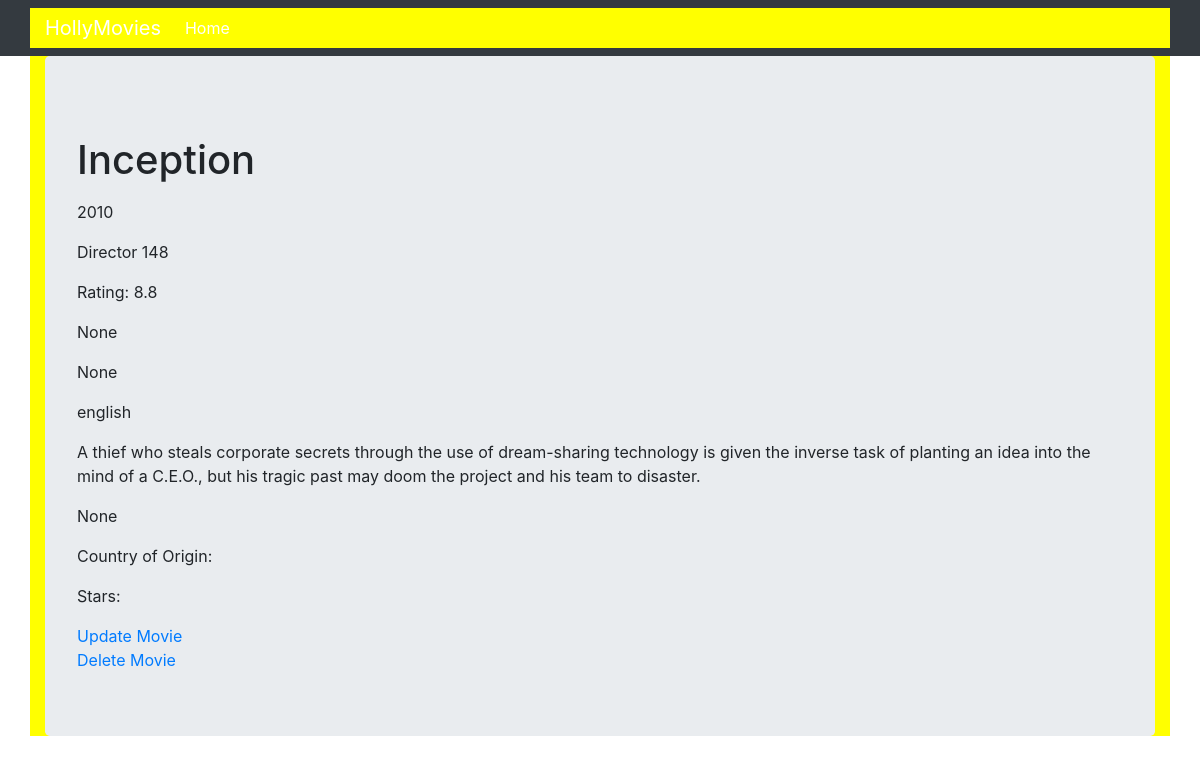
The app's page /title/11, older data.
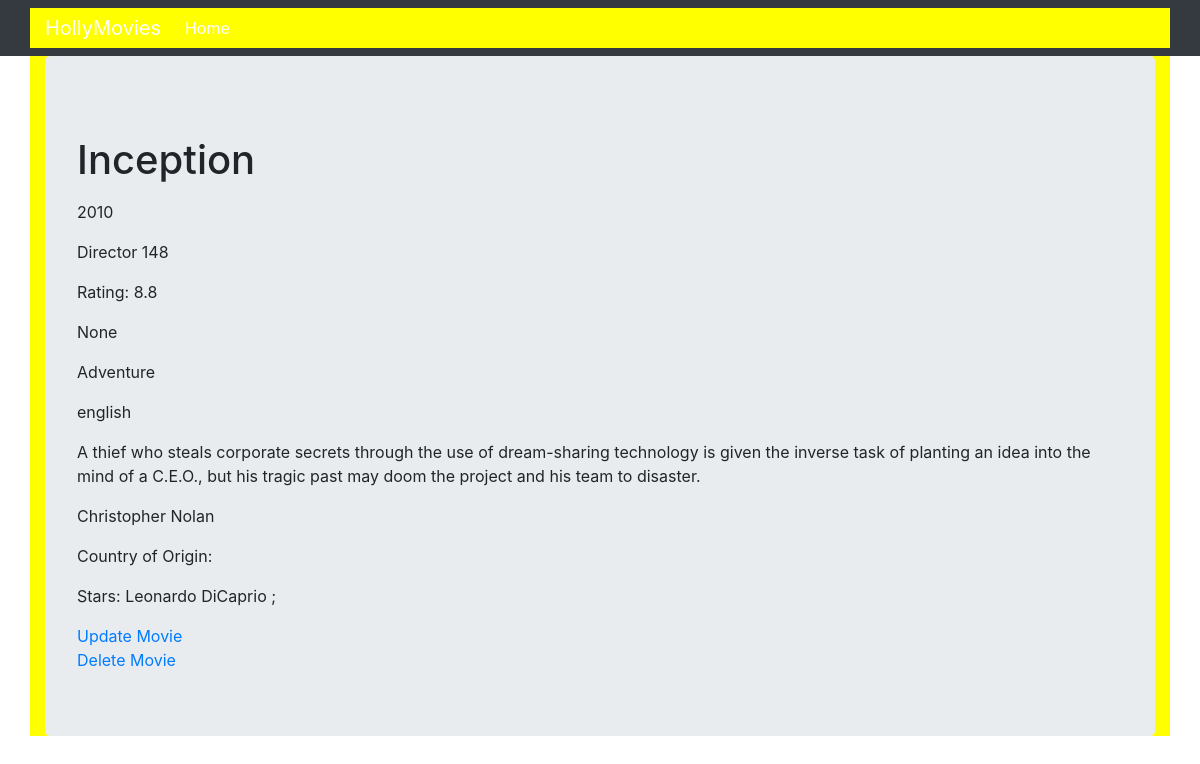
The same page, newer data.
### viewer/models.py (models this page shows, shortened)
class Movie(models.Model):
    title = models.CharField(max_length=100)
    release_year = models.PositiveIntegerField()
    description = models.TextField()
    average_rating = models.FloatField()
    duration = models.PositiveIntegerField()
    director = models.ForeignKey(Director, on_delete=models.DO_NOTHING, null=True, blank=True)
    langauge = models.CharField(null=True, blank=True, max_length=30, default="english")
    trailer_link = models.URLField(null=True, blank=True)
    genre = models.CharField(max_length=30, null=True, blank=True)
    country_of_origin = models.CharField(max_length=30, choices=COUNTRIES_CHOICES, default="US")
    actors = models.ManyToManyField(Actor, null=True)

class Director(models.Model):
    name = models.CharField(max_length=100)
    date_of_brith = models.DateField()
    bio = models.TextField()
    country_of_birth = models.CharField(max_length=30, choices=COUNTRIES_CHOICES, default='US')
    def __str__(self):
        return self.name

class Actor(models.Model):
    name = models.CharField(max_length=100)
    date_of_brith = models.DateField()
    bio = models.TextField()
    country_of_birth = models.CharField(max_length=30, choices=COUNTRIES_CHOICES, default='US')
    def __str__(self):
        return self.name

### viewer/views.py (the view)
# urls.py: path('title/<int:pk>', DetailMovie.as_view(), name='detail_movie'),
class DetailMovie(DetailView):
    template_name = 'detail_movie.html'
    model = Movie
    context_object_name = 'movie'

### viewer/templates/detail_movie.html
{%extends 'base.html'%}
{%block content%}
<p><h1>{{movie.title}}</h1></p>
<p>{{movie.release_year}}</p>
<p>Director {{movie.duration}}</p>
<p>Rating: {{movie.average_rating}}</p>
<p>{{movie.trailer_link}}</p>
<p>{{movie.genre}}</p>
<p>{{movie.langauge}}</p>
<p>{{movie.description}}</p>
<p>{{movie.director}}</p>
<p>Country of Origin: {{country_name}}</p>
<p>Stars:
{%for actor in movie.actors.all%}
{{actor}} ;
{%endfor%}
</p>
<a href="{% url 'update_movie' movie.id%}">Update Movie</a>
<br>
<a href="{% url 'delete_movie' movie.id%}">Delete Movie</a>
{%endblock%}

Row changes from the older to the newer data that the page shows:
changed Movie "Inception": genre "None" → "Adventure"; director "None" → "Christopher Nolan"
added Actor: name "Leonardo DiCaprio"
